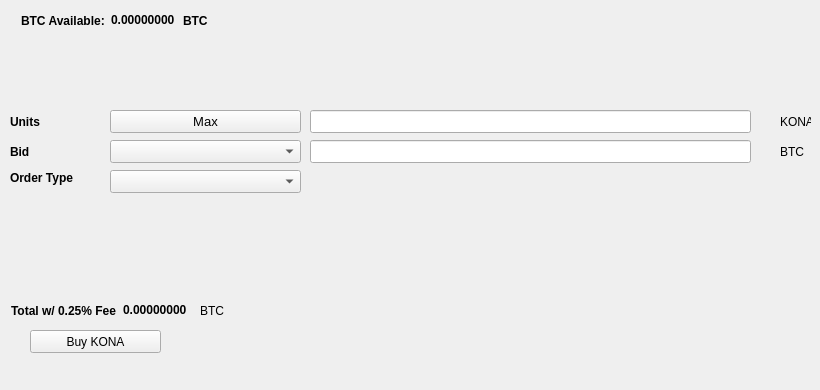
   <widget class="QWidget" name="BuyTab">
    <attribute name="title">
     <string>Buy</string>
    </attribute>
    <widget class="QPushButton" name="BuyKONA">
     <property name="geometry">
      <rect>
       <x>30</x>
       <y>330</y>
       <width>131</width>
       <height>23</height>
      </rect>
     </property>
     <property name="text">
      <string>Buy KONA</string>
     </property>
     <property name="icon">
      <iconset resource="../KONA.qrc">
       <normaloff>:/icons/bitcoin</normaloff>:/icons/bitcoin</iconset>
     </property>
    </widget>
    <widget class="QLabel" name="label_3">
     <property name="geometry">
      <rect>
       <x>10</x>
       <y>110</y>
       <width>46</width>
       <height>23</height>
      </rect>
     </property>
     <property name="font">
      <font>
       <weight>75</weight>
       <bold>true</bold>
      </font>
     </property>
     <property name="text">
      <string>Units</string>
     </property>
    </widget>
    <widget class="QLineEdit" name="UnitsInput">
     <property name="geometry">
      <rect>
       <x>310</x>
       <y>110</y>
       <width>441</width>
       <height>23</height>
      </rect>
     </property>
     <property name="font">
      <font>
       <pointsize>9</pointsize>
       <weight>75</weight>
       <bold>true</bold>
      </font>
     </property>
    </widget>
    <widget class="QLineEdit" name="BuyBidPriceEdit">
     <property name="geometry">
      <rect>
       <x>310</x>
       <y>140</y>
       <width>441</width>
       <height>23</height>
      </rect>
     </property>
     <property name="font">
      <font>
       <pointsize>9</pointsize>
       <weight>75</weight>
       <bold>true</bold>
      </font>
     </property>
    </widget>
    <widget class="QLabel" name="label_4">
     <property name="geometry">
      <rect>
       <x>780</x>
       <y>110</y>
       <width>31</width>
       <height>23</height>
      </rect>
     </property>
     <property name="text">
      <string>KONA</string>
     </property>
    </widget>
    <widget class="QLabel" name="label_5">
     <property name="geometry">
      <rect>
       <x>780</x>
       <y>140</y>
       <width>31</width>
       <height>23</height>
      </rect>
     </property>
     <property name="text">
      <string>BTC</string>
     </property>
    </widget>
    <widget class="QLabel" name="label_6">
     <property name="geometry">
      <rect>
       <x>10</x>
       <y>140</y>
       <width>46</width>
       <height>23</height>
      </rect>
     </property>
     <property name="font">
      <font>
       <weight>75</weight>
       <bold>true</bold>
      </font>
     </property>
     <property name="text">
      <string>Bid</string>
     </property>
    </widget>
    <widget class="QLabel" name="label_7">
     <property name="geometry">
      <rect>
       <x>10</x>
       <y>170</y>
       <width>91</width>
       <height>16</height>
      </rect>
     </property>
     <property name="font">
      <font>
       <weight>75</weight>
       <bold>true</bold>
      </font>
     </property>
     <property name="text">
      <string>Order Type</string>
     </property>
    </widget>
    <widget class="QPushButton" name="Buy_Max_Amount">
     <property name="geometry">
      <rect>
       <x>110</x>
       <y>110</y>
       <width>191</width>
       <height>23</height>
      </rect>
     </property>
     <property name="font">
      <font>
       <pointsize>10</pointsize>
      </font>
     </property>
     <property name="text">
      <string>Max</string>
     </property>
    </widget>
    <widget class="QComboBox" name="BuyBidcomboBox">
     <property name="geometry">
      <rect>
       <x>110</x>
       <y>140</y>
       <width>191</width>
       <height>23</height>
      </rect>
     </property>
     <property name="font">
      <font>
       <pointsize>10</pointsize>
      </font>
     </property>
    </widget>
    <widget class="QComboBox" name="buyOrdertypeCombo">
     <property name="geometry">
      <rect>
       <x>110</x>
       <y>170</y>
       <width>191</width>
       <height>23</height>
      </rect>
     </property>
     <property name="font">
      <font>
       <pointsize>10</pointsize>
      </font>
     </property>
    </widget>
    <widget class="QWidget" name="layoutWidget1">
     <property name="geometry">
      <rect>
       <x>21</x>
       <y>11</y>
       <width>227</width>
       <height>19</height>
      </rect>
     </property>
     <layout class="QHBoxLayout" name="horizontalLayout_3">
      <item>
       <widget class="QLabel" name="label232">
        <property name="font">
         <font>
          <weight>75</weight>
          <bold>true</bold>
         </font>
        </property>
        <property name="text">
         <string>BTC Available:</string>
        </property>
       </widget>
      </item>
      <item>
       <widget class="QLabel" name="BtcAvailableLbl">
        <property name="palette">
         <palette>
          <active>
           <colorrole role="WindowText">
            <brush brushstyle="SolidPattern">
             <color alpha="255">
              <red>0</red>
              <green>0</green>
              <blue>0</blue>
             </color>
            </brush>
           </colorrole>
           <colorrole role="Button">
            <brush brushstyle="SolidPattern">
             <color alpha="255">
              <red>0</red>
              <green>170</green>
              <blue>0</blue>
             </color>
            </brush>
           </colorrole>
           <colorrole role="Light">
            <brush brushstyle="SolidPattern">
             <color alpha="255">
              <red>0</red>
              <green>255</green>
              <blue>0</blue>
             </color>
            </brush>
           </colorrole>
           <colorrole role="Midlight">
            <brush brushstyle="SolidPattern">
             <color alpha="255">
              <red>0</red>
              <green>212</green>
              <blue>0</blue>
             </color>
            </brush>
           </colorrole>
           <colorrole role="Dark">
            <brush brushstyle="SolidPattern">
             <color alpha="255">
              <red>0</red>
              <green>85</green>
              <blue>0</blue>
             </color>
            </brush>
           </colorrole>
           <colorrole role="Mid">
            <brush brushstyle="SolidPattern">
             <color alpha="255">
              <red>0</red>
              <green>113</green>
              <blue>0</blue>
             </color>
            </brush>
           </colorrole>
           <colorrole role="Text">
            <brush brushstyle="SolidPattern">
             <color alpha="255">
              <red>0</red>
              <green>170</green>
              <blue>0</blue>
             </color>
            </brush>
           </colorrole>
           <colorrole role="BrightText">
            <brush brushstyle="SolidPattern">
             <color alpha="255">
              <red>255</red>
              <green>255</green>
              <blue>255</blue>
             </color>
            </brush>
           </colorrole>
           <colorrole role="ButtonText">
            <brush brushstyle="SolidPattern">
             <color alpha="255">
              <red>0</red>
              <green>0</green>
              <blue>0</blue>
             </color>
            </brush>
           </colorrole>
           <colorrole role="Base">
            <brush brushstyle="SolidPattern">
             <color alpha="255">
              <red>255</red>
              <green>255</green>
              <blue>255</blue>
             </color>
            </brush>
           </colorrole>
           <colorrole role="Window">
            <brush brushstyle="SolidPattern">
             <color alpha="255">
              <red>0</red>
              <green>170</green>
              <blue>0</blue>
             </color>
            </brush>
           </colorrole>
           <colorrole role="Shadow">
            <brush brushstyle="SolidPattern">
             <color alpha="255">
              <red>0</red>
              <green>0</green>
              <blue>0</blue>
             </color>
            </brush>
           </colorrole>
           <colorrole role="AlternateBase">
            <brush brushstyle="SolidPattern">
             <color alpha="255">
              <red>127</red>
              <green>212</green>
              <blue>127</blue>
             </color>
            </brush>
           </colorrole>
           <colorrole role="ToolTipBase">
            <brush brushstyle="SolidPattern">
             <color alpha="255">
              <red>255</red>
              <green>255</green>
              <blue>220</blue>
             </color>
            </brush>
           </colorrole>
           <colorrole role="ToolTipText">
            <brush brushstyle="SolidPattern">
             <color alpha="255">
              <red>0</red>
              <green>0</green>
              <blue>0</blue>
             </color>
            </brush>
           </colorrole>
          </active>
          <inactive>
           <colorrole role="WindowText">
            <brush brushstyle="SolidPattern">
             <color alpha="255">
              <red>0</red>
              <green>0</green>
              <blue>0</blue>
             </color>
            </brush>
           </colorrole>
           <colorrole role="Button">
            <brush brushstyle="SolidPattern">
             <color alpha="255">
              <red>0</red>
              <green>170</green>
              <blue>0</blue>
             </color>
            </brush>
           </colorrole>
           <colorrole role="Light">
            <brush brushstyle="SolidPattern">
             <color alpha="255">
              <red>0</red>
              <green>255</green>
              <blue>0</blue>
             </color>
            </brush>
           </colorrole>
           <colorrole role="Midlight">
            <brush brushstyle="SolidPattern">
             <color alpha="255">
              <red>0</red>
              <green>212</green>
              <blue>0</blue>
             </color>
            </brush>
           </colorrole>
           <colorrole role="Dark">
            <brush brushstyle="SolidPattern">
             <color alpha="255">
              <red>0</red>
              <green>85</green>
              <blue>0</blue>
             </color>
            </brush>
           </colorrole>
           <colorrole role="Mid">
            <brush brushstyle="SolidPattern">
             <color alpha="255">
              <red>0</red>
              <green>113</green>
              <blue>0</blue>
             </color>
            </brush>
           </colorrole>
           <colorrole role="Text">
            <brush brushstyle="SolidPattern">
             <color alpha="255">
              <red>0</red>
              <green>170</green>
              <blue>0</blue>
             </color>
            </brush>
           </colorrole>
           <colorrole role="BrightText">
            <brush brushstyle="SolidPattern">
             <color alpha="255">
              <red>255</red>
              <green>255</green>
              <blue>255</blue>
             </color>
            </brush>
           </colorrole>
           <colorrole role="ButtonText">
            <brush brushstyle="SolidPattern">
             <color alpha="255">
              <red>0</red>
              <green>0</green>
              <blue>0</blue>
             </color>
            </brush>
           </colorrole>
           <colorrole role="Base">
            <brush brushstyle="SolidPattern">
             <color alpha="255">
              <red>255</red>
              <green>255</green>
              <blue>255</blue>
             </color>
            </brush>
           </colorrole>
           <colorrole role="Window">
            <brush brushstyle="SolidPattern">
             <color alpha="255">
              <red>0</red>
              <green>170</green>
              <blue>0</blue>
             </color>
            </brush>
           </colorrole>
           <colorrole role="Shadow">
            <brush brushstyle="SolidPattern">
             <color alpha="255">
              <red>0</red>
              <green>0</green>
              <blue>0</blue>
             </color>
            </brush>
           </colorrole>
           <colorrole role="AlternateBase">
            <brush brushstyle="SolidPattern">
             <color alpha="255">
              <red>127</red>
              <green>212</green>
              <blue>127</blue>
             </color>
            </brush>
           </colorrole>
           <colorrole role="ToolTipBase">
            <brush brushstyle="SolidPattern">
             <color alpha="255">
              <red>255</red>
              <green>255</green>
              <blue>220</blue>
             </color>
            </brush>
           </colorrole>
           <colorrole role="ToolTipText">
            <brush brushstyle="SolidPattern">
             <color alpha="255">
              <red>0</red>
              <green>0</green>
              <blue>0</blue>
             </color>
            </brush>
           </colorrole>
          </inactive>
          <disabled>
           <colorrole role="WindowText">
            <brush brushstyle="SolidPattern">
             <color alpha="255">
              <red>0</red>
              <green>85</green>
              <blue>0</blue>
             </color>
            </brush>
           </colorrole>
           <colorrole role="Button">
            <brush brushstyle="SolidPattern">
             <color alpha="255">
              <red>0</red>
              <green>170</green>
              <blue>0</blue>
             </color>
            </brush>
           </colorrole>
           <colorrole role="Light">
            <brush brushstyle="SolidPattern">
             <color alpha="255">
              <red>0</red>
              <green>255</green>
              <blue>0</blue>
             </color>
            </brush>
           </colorrole>
           <colorrole role="Midlight">
            <brush brushstyle="SolidPattern">
             <color alpha="255">
              <red>0</red>
              <green>212</green>
              <blue>0</blue>
             </color>
            </brush>
           </colorrole>
           <colorrole role="Dark">
            <brush brushstyle="SolidPattern">
             <color alpha="255">
              <red>0</red>
              <green>85</green>
              <blue>0</blue>
             </color>
            </brush>
           </colorrole>
           <colorrole role="Mid">
            <brush brushstyle="SolidPattern">
             <color alpha="255">
              <red>0</red>
              <green>113</green>
              <blue>0</blue>
             </color>
            </brush>
           </colorrole>
           <colorrole role="Text">
            <brush brushstyle="SolidPattern">
             <color alpha="255">
              <red>0</red>
              <green>85</green>
              <blue>0</blue>
             </color>
            </brush>
           </colorrole>
           <colorrole role="BrightText">
            <brush brushstyle="SolidPattern">
             <color alpha="255">
              <red>255</red>
              <green>255</green>
              <blue>255</blue>
             </color>
            </brush>
           </colorrole>
           <colorrole role="ButtonText">
            <brush brushstyle="SolidPattern">
             <color alpha="255">
              <red>0</red>
              <green>85</green>
              <blue>0</blue>
             </color>
            </brush>
           </colorrole>
           <colorrole role="Base">
            <brush brushstyle="SolidPattern">
             <color alpha="255">
              <red>0</red>
              <green>170</green>
              <blue>0</blue>
             </color>
            </brush>
           </colorrole>
           <colorrole role="Window">
            <brush brushstyle="SolidPattern">
             <color alpha="255">
              <red>0</red>
              <green>170</green>
              <blue>0</blue>
             </color>
            </brush>
           </colorrole>
           <colorrole role="Shadow">
            <brush brushstyle="SolidPattern">
             <color alpha="255">
              <red>0</red>
              <green>0</green>
              <blue>0</blue>
             </color>
            </brush>
           </colorrole>
           <colorrole role="AlternateBase">
            <brush brushstyle="SolidPattern">
             <color alpha="255">
              <red>0</red>
              <green>170</green>
              <blue>0</blue>
             </color>
            </brush>
           </colorrole>
           <colorrole role="ToolTipBase">
            <brush brushstyle="SolidPattern">
             <color alpha="255">
              <red>255</red>
              <green>255</green>
              <blue>220</blue>
             </color>
            </brush>
           </colorrole>
           <colorrole role="ToolTipText">
            <brush brushstyle="SolidPattern">
             <color alpha="255">
              <red>0</red>
              <green>0</green>
              <blue>0</blue>
             </color>
            </brush>
           </colorrole>
          </disabled>
         </palette>
        </property>
        <property name="font">
         <font>
          <weight>75</weight>
          <bold>true</bold>
         </font>
        </property>
        <property name="text">
         <string>0.00000000</string>
        </property>
        <property name="textInteractionFlags">
         <set>Qt::LinksAccessibleByMouse|Qt::TextSelectableByKeyboard|Qt::TextSelectableByMouse</set>
        </property>
       </widget>
      </item>
      <item>
       <widget class="QLabel" name="BtcAvailableLbl_2">
        <property name="font">
         <font>
          <weight>75</weight>
          <bold>true</bold>
         </font>
        </property>
        <property name="text">
         <string>BTC</string>
        </property>
       </widget>
      </item>
     </layout>
    </widget>
    <widget class="QWidget" name="layoutWidge2">
     <property name="geometry">
      <rect>
       <x>11</x>
       <y>301</y>
       <width>259</width>
       <height>19</height>
      </rect>
     </property>
     <layout class="QHBoxLayout" name="horizontalLayout_4">
      <item>
       <widget class="QLabel" name="label_9">
        <property name="font">
         <font>
          <weight>75</weight>
          <bold>true</bold>
         </font>
        </property>
        <property name="text">
         <string>Total w/ 0.25% Fee</string>
        </property>
       </widget>
      </item>
      <item>
       <widget class="QLabel" name="BuyCostLabel">
        <property name="palette">
         <palette>
          <active>
           <colorrole role="WindowText">
            <brush brushstyle="SolidPattern">
             <color alpha="255">
              <red>0</red>
              <green>0</green>
              <blue>0</blue>
             </color>
            </brush>
           </colorrole>
           <colorrole role="Button">
            <brush brushstyle="SolidPattern">
             <color alpha="255">
              <red>0</red>
              <green>170</green>
              <blue>0</blue>
             </color>
            </brush>
           </colorrole>
           <colorrole role="Light">
            <brush brushstyle="SolidPattern">
             <color alpha="255">
              <red>0</red>
              <green>255</green>
              <blue>0</blue>
             </color>
            </brush>
           </colorrole>
           <colorrole role="Midlight">
            <brush brushstyle="SolidPattern">
             <color alpha="255">
              <red>0</red>
              <green>212</green>
              <blue>0</blue>
             </color>
            </brush>
           </colorrole>
           <colorrole role="Dark">
            <brush brushstyle="SolidPattern">
             <color alpha="255">
              <red>0</red>
              <green>85</green>
              <blue>0</blue>
             </color>
            </brush>
           </colorrole>
           <colorrole role="Mid">
            <brush brushstyle="SolidPattern">
             <color alpha="255">
              <red>0</red>
              <green>113</green>
              <blue>0</blue>
             </color>
            </brush>
           </colorrole>
           <colorrole role="Text">
            <brush brushstyle="SolidPattern">
             <color alpha="255">
              <red>0</red>
              <green>170</green>
              <blue>0</blue>
             </color>
            </brush>
           </colorrole>
           <colorrole role="BrightText">
            <brush brushstyle="SolidPattern">
             <color alpha="255">
              <red>255</red>
              <green>255</green>
              <blue>255</blue>
             </color>
            </brush>
           </colorrole>
           <colorrole role="ButtonText">
            <brush brushstyle="SolidPattern">
             <color alpha="255">
              <red>0</red>
              <green>0</green>
              <blue>0</blue>
             </color>
            </brush>
           </colorrole>
           <colorrole role="Base">
            <brush brushstyle="SolidPattern">
             <color alpha="255">
              <red>255</red>
              <green>255</green>
              <blue>255</blue>
             </color>
            </brush>
           </colorrole>
           <colorrole role="Window">
            <brush brushstyle="SolidPattern">
             <color alpha="255">
              <red>0</red>
              <green>170</green>
              <blue>0</blue>
             </color>
            </brush>
           </colorrole>
           <colorrole role="Shadow">
            <brush brushstyle="SolidPattern">
             <color alpha="255">
              <red>0</red>
              <green>0</green>
              <blue>0</blue>
             </color>
            </brush>
           </colorrole>
           <colorrole role="AlternateBase">
            <brush brushstyle="SolidPattern">
             <color alpha="255">
              <red>127</red>
              <green>212</green>
              <blue>127</blue>
             </color>
            </brush>
           </colorrole>
           <colorrole role="ToolTipBase">
            <brush brushstyle="SolidPattern">
             <color alpha="255">
              <red>255</red>
              <green>255</green>
              <blue>220</blue>
             </color>
            </brush>
           </colorrole>
           <colorrole role="ToolTipText">
            <brush brushstyle="SolidPattern">
             <color alpha="255">
              <red>0</red>
              <green>0</green>
              <blue>0</blue>
             </color>
            </brush>
           </colorrole>
          </active>
          <inactive>
           <colorrole role="WindowText">
            <brush brushstyle="SolidPattern">
             <color alpha="255">
              <red>0</red>
              <green>0</green>
              <blue>0</blue>
             </color>
            </brush>
           </colorrole>
           <colorrole role="Button">
            <brush brushstyle="SolidPattern">
             <color alpha="255">
              <red>0</red>
              <green>170</green>
              <blue>0</blue>
             </color>
            </brush>
           </colorrole>
           <colorrole role="Light">
            <brush brushstyle="SolidPattern">
             <color alpha="255">
              <red>0</red>
              <green>255</green>
              <blue>0</blue>
             </color>
            </brush>
           </colorrole>
           <colorrole role="Midlight">
            <brush brushstyle="SolidPattern">
             <color alpha="255">
              <red>0</red>
              <green>212</green>
              <blue>0</blue>
             </color>
            </brush>
           </colorrole>
           <colorrole role="Dark">
            <brush brushstyle="SolidPattern">
             <color alpha="255">
              <red>0</red>
              <green>85</green>
              <blue>0</blue>
             </color>
            </brush>
           </colorrole>
           <colorrole role="Mid">
            <brush brushstyle="SolidPattern">
             <color alpha="255">
              <red>0</red>
              <green>113</green>
              <blue>0</blue>
             </color>
            </brush>
           </colorrole>
           <colorrole role="Text">
            <brush brushstyle="SolidPattern">
             <color alpha="255">
              <red>0</red>
              <green>170</green>
              <blue>0</blue>
             </color>
            </brush>
           </colorrole>
           <colorrole role="BrightText">
            <brush brushstyle="SolidPattern">
             <color alpha="255">
              <red>255</red>
              <green>255</green>
              <blue>255</blue>
             </color>
            </brush>
           </colorrole>
           <colorrole role="ButtonText">
            <brush brushstyle="SolidPattern">
             <color alpha="255">
              <red>0</red>
              <green>0</green>
              <blue>0</blue>
             </color>
            </brush>
           </colorrole>
           <colorrole role="Base">
            <brush brushstyle="SolidPattern">
             <color alpha="255">
              <red>255</red>
              <green>255</green>
              <blue>255</blue>
             </color>
            </brush>
           </colorrole>
           <colorrole role="Window">
            <brush brushstyle="SolidPattern">
             <color alpha="255">
              <red>0</red>
              <green>170</green>
              <blue>0</blue>
             </color>
            </brush>
           </colorrole>
           <colorrole role="Shadow">
            <brush brushstyle="SolidPattern">
             <color alpha="255">
              <red>0</red>
              <green>0</green>
              <blue>0</blue>
             </color>
            </brush>
           </colorrole>
           <colorrole role="AlternateBase">
            <brush brushstyle="SolidPattern">
             <color alpha="255">
              <red>127</red>
              <green>212</green>
              <blue>127</blue>
             </color>
            </brush>
           </colorrole>
           <colorrole role="ToolTipBase">
            <brush brushstyle="SolidPattern">
             <color alpha="255">
              <red>255</red>
              <green>255</green>
              <blue>220</blue>
             </color>
            </brush>
           </colorrole>
           <colorrole role="ToolTipText">
            <brush brushstyle="SolidPattern">
             <color alpha="255">
              <red>0</red>
              <green>0</green>
              <blue>0</blue>
             </color>
            </brush>
           </colorrole>
          </inactive>
          <disabled>
           <colorrole role="WindowText">
            <brush brushstyle="SolidPattern">
             <color alpha="255">
              <red>0</red>
              <green>85</green>
              <blue>0</blue>
             </color>
            </brush>
           </colorrole>
           <colorrole role="Button">
            <brush brushstyle="SolidPattern">
             <color alpha="255">
              <red>0</red>
              <green>170</green>
              <blue>0</blue>
             </color>
            </brush>
           </colorrole>
           <colorrole role="Light">
            <brush brushstyle="SolidPattern">
             <color alpha="255">
              <red>0</red>
              <green>255</green>
              <blue>0</blue>
             </color>
            </brush>
           </colorrole>
           <colorrole role="Midlight">
            <brush brushstyle="SolidPattern">
             <color alpha="255">
              <red>0</red>
              <green>212</green>
              <blue>0</blue>
             </color>
            </brush>
           </colorrole>
           <colorrole role="Dark">
            <brush brushstyle="SolidPattern">
             <color alpha="255">
              <red>0</red>
              <green>85</green>
              <blue>0</blue>
             </color>
            </brush>
           </colorrole>
           <colorrole role="Mid">
            <brush brushstyle="SolidPattern">
             <color alpha="255">
              <red>0</red>
              <green>113</green>
              <blue>0</blue>
             </color>
            </brush>
           </colorrole>
           <colorrole role="Text">
            <brush brushstyle="SolidPattern">
             <color alpha="255">
              <red>0</red>
              <green>85</green>
              <blue>0</blue>
             </color>
            </brush>
           </colorrole>
           <colorrole role="BrightText">
            <brush brushstyle="SolidPattern">
             <color alpha="255">
              <red>255</red>
              <green>255</green>
              <blue>255</blue>
             </color>
            </brush>
           </colorrole>
           <colorrole role="ButtonText">
            <brush brushstyle="SolidPattern">
             <color alpha="255">
              <red>0</red>
              <green>85</green>
              <blue>0</blue>
             </color>
            </brush>
           </colorrole>
           <colorrole role="Base">
            <brush brushstyle="SolidPattern">
             <color alpha="255">
              <red>0</red>
              <green>170</green>
              <blue>0</blue>
             </color>
            </brush>
           </colorrole>
           <colorrole role="Window">
            <brush brushstyle="SolidPattern">
             <color alpha="255">
              <red>0</red>
              <green>170</green>
              <blue>0</blue>
             </color>
            </brush>
           </colorrole>
           <colorrole role="Shadow">
            <brush brushstyle="SolidPattern">
             <color alpha="255">
              <red>0</red>
              <green>0</green>
              <blue>0</blue>
             </color>
            </brush>
           </colorrole>
           <colorrole role="AlternateBase">
            <brush brushstyle="SolidPattern">
             <color alpha="255">
              <red>0</red>
              <green>170</green>
              <blue>0</blue>
             </color>
            </brush>
           </colorrole>
           <colorrole role="ToolTipBase">
            <brush brushstyle="SolidPattern">
             <color alpha="255">
              <red>255</red>
              <green>255</green>
              <blue>220</blue>
             </color>
            </brush>
           </colorrole>
           <colorrole role="ToolTipText">
            <brush brushstyle="SolidPattern">
             <color alpha="255">
              <red>0</red>
              <green>0</green>
              <blue>0</blue>
             </color>
            </brush>
           </colorrole>
          </disabled>
         </palette>
        </property>
        <property name="font">
         <font>
          <weight>75</weight>
          <bold>true</bold>
         </font>
        </property>
        <property name="autoFillBackground">
         <bool>false</bool>
        </property>
        <property name="text">
         <string>0.00000000</string>
        </property>
        <property name="textInteractionFlags">
         <set>Qt::LinksAccessibleByMouse|Qt::TextSelectableByMouse</set>
        </property>
       </widget>
      </item>
      <item>
       <widget class="QLabel" name="label_10">
        <property name="font">
         <font>
          <weight>50</weight>
          <bold>false</bold>
         </font>
        </property>
        <property name="text">
         <string>BTC</string>
        </property>
       </widget>
      </item>
     </layout>
    </widget>
    <widget class="QLabel" name="label_24">
     <property name="geometry">
      <rect>
       <x>460</x>
       <y>300</y>
       <width>281</width>
       <height>81</height>
      </rect>
     </property>
     <property name="text">
      <string/>
     </property>
     <property name="pixmap">
      <pixmap>:/images/bittrex</pixmap>
     </property>
    </widget>
   </widget>
